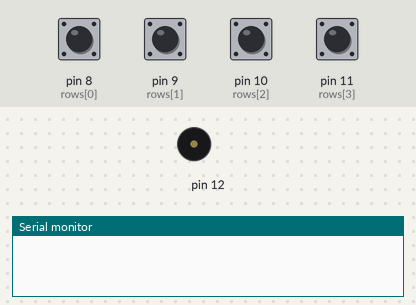
Bench run of a sketch on a simulated Arduino Uno, built with avr-gcc and run on an emulated ATmega328P. On the bench: buzzer (waves = sounding), the last lines printed to the serial monitor. The test bench sets the inputs (shaded band); at power-on: pin 8 (rows[0]), pin 9 (rows[1]), pin 10 (rows[2]), pin 11 (rows[3]) HIGH.

Above: at 1.2 s.
1.3 s: pin 8 (rows[0]) pulled LOW for 0.15 s
At 1.8 s:
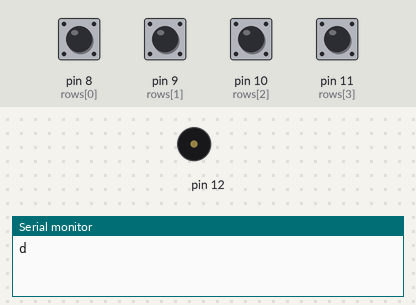
2.9 s: pin 9 (rows[1]) pulled LOW for 0.15 s
At 4.2 s:
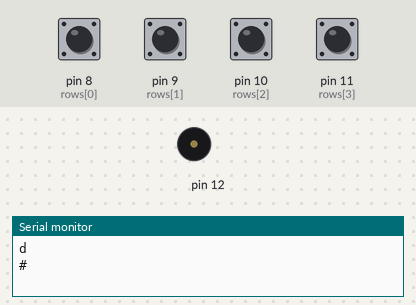
4.5 s: pin 10 (rows[2]) pulled LOW for 0.15 s
At 5.4 s:
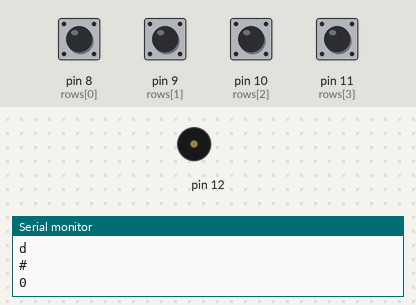
6.1 s: pin 11 (rows[3]) pulled LOW for 0.15 s
At 6.6 s:
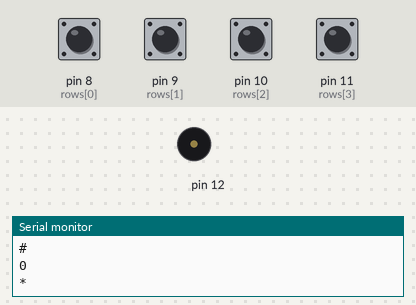
Timing chart, 0 to 8.7 s (numbered marks = the images above; inputs shaded):
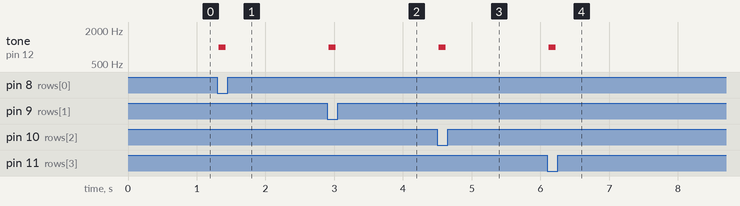

The sketch:

keypad_test.ino
```cpp
const int cols[4] = {4, 5, 6, 7};
const int rows[4] = {8, 9, 10, 11};
const char keys[4][4] = {{'1', '2', '3', 'a'}, {'4', '5', '6', 'b'}, {'7', '8', '9', 'c'}, {'*', '0', '#', 'd'}};

volatile bool pressed = false;
volatile unsigned long last = 0;

ISR(PCINT0_vect) {
  if (millis() - last >= 50) {
    last = millis();
    pressed = true;
  }
}

void setup() {
  Serial.begin(9600);
  for (int i = 0; i < 4; i++) {
    digitalWrite(cols[i], LOW);
    pinMode(cols[i], OUTPUT);
    pinMode(rows[i], INPUT_PULLUP);
  }
  PCICR |= (1 << PCIE0);
  PCMSK0 |= 0x0F;
}

void loop() {
  if (!pressed) return;
  delay(20);
  PCICR &= ~(1 << PCIE0);
  for (int c = 0; c < 4; c++) {
    for (int i = 0; i < 4; i++) pinMode(cols[i], i == c ? OUTPUT : INPUT);
    for (int r = 0; r < 4; r++) {
      if (digitalRead(rows[r]) == LOW) {
        Serial.println(keys[3-c][3-r]);
        tone(12, 1000, 100);
        delay(50);
        while (digitalRead(rows[r]) == LOW);
        delay(50);
      }
    }
  }
  for (int i = 0; i < 4; i++) pinMode(cols[i], OUTPUT);
  pressed = false;
  PCIFR |= (1 << PCIF0);
  PCICR |= (1 << PCIE0);
}
```

Measured:
- after the input at 1.3 s, tone on pin 12: silent → 1000 Hz at once, → silent 0.10 s later
- after the input at 2.9 s, tone on pin 12: silent → 1000 Hz at once, → silent 0.10 s later
- after the input at 4.5 s, tone on pin 12: silent → 1000 Hz at once, → silent 0.10 s later
- after the input at 6.1 s, tone on pin 12: silent → 1000 Hz at once, → silent 0.10 s later
